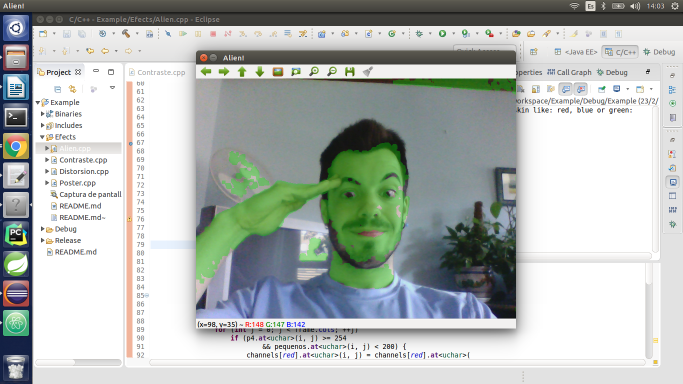
//> input picture Alien.png, 1366 x 768 px, given in place of the camera (shown at 1/2 size)
$ ./Contraste   (built with g++ and OpenCV 4)
//> lines starting //> are read from the running program, lines starting //| are printed output that depends on the picture
#include <cv.h>
#include <highgui.h>

using namespace cv;

/**
 *  \brief Automatic brightness and contrast optimization with optional histogram clipping
 *  \param [in]src Input image GRAY or BGR or BGRA
 *  \param [out]dst Destination image
 *  \param clipHistPercent cut wings of histogram at given percent tipical=>1, 0=>Disabled
 *  \note In case of BGRA image, we won't touch the transparency
 */
void BrightnessAndContrastAuto(const cv::Mat &src, cv::Mat &dst,
		float clipHistPercent = 0) {

	CV_Assert(clipHistPercent >= 0);
	CV_Assert(
			(src.type() == CV_8UC1) || (src.type() == CV_8UC3) || (src.type() == CV_8UC4));

	int histSize = 256;
	float alpha, beta;
	double minGray = 0, maxGray = 0;

	//to calculate grayscale histogram
	cv::Mat gray;
	if (src.type() == CV_8UC1)
		gray = src;
	else if (src.type() == CV_8UC3)
		cvtColor(src, gray, CV_BGR2GRAY);
	else if (src.type() == CV_8UC4)
		cvtColor(src, gray, CV_BGRA2GRAY);
	if (clipHistPercent == 0) {
		// keep full available range
		cv::minMaxLoc(gray, &minGray, &maxGray);
	} else {
		cv::Mat hist; //the grayscale histogram

		float range[] = { 0, 256 };
		const float* histRange = { range };
		bool uniform = true;
		bool accumulate = false;
		calcHist(&gray, 1, 0, cv::Mat(), hist, 1, &histSize, &histRange,
				uniform, accumulate);

		// calculate cumulative distribution from the histogram
		std::vector<float> accumulator(histSize);
		accumulator[0] = hist.at<float>(0);
		for (int i = 1; i < histSize; i++) {
			accumulator[i] = accumulator[i - 1] + hist.at<float>(i);
		}

		// locate points that cuts at required value
		float max = accumulator.back();
		clipHistPercent *= (max / 100.0); //make percent as absolute
		clipHistPercent /= 2.0; // left and right wings
		// locate left cut
		minGray = 0;
		while (accumulator[minGray] < clipHistPercent)
			minGray++;

		// locate right cut
		maxGray = histSize - 1;
		while (accumulator[maxGray] >= (max - clipHistPercent))
			maxGray--;
	}
	// current range
	float inputRange = maxGray - minGray;

	alpha = (histSize - 1) / inputRange; // alpha expands current range to histsize range
	beta = -minGray * alpha; // beta shifts current range so that minGray will go to 0

	// Apply brightness and contrast normalization
	// convertTo operates with saurate_cast
	src.convertTo(dst, -1, alpha, beta);

	// restore alpha channel from source
	if (dst.type() == CV_8UC4) {
		int from_to[] = { 3, 3 };
		cv::mixChannels(&src, 4, &dst, 1, from_to, 1);
	}
	return;

}

int main(int argc, char** argv) {
	enum Space {
		Ycrcb, Lab, HSV, RGB
	};
	VideoCapture cap(0); // open the default camera
	if (cap.isOpened()) {
		// check if we succeeded
		Mat hist1, hist2;
		int histSize = 256;
		int hist_w = 512;
		int hist_h = 400;
		int bin_w = cvRound((double) hist_w / histSize);
		/// Set the ranges ( for B,G,R) )
		float range[] = { 0, 256 };
		const float* histRange = { range };

		bool uniform = true;
		bool accumulate = false;
		String colorSpace = "Ycrcb";
		/// Initialize values
		std::cout << "Contrast enhancement and histogram equalization "
				<< std::endl;

		Space space = Ycrcb;
		for (unsigned int i = 0; i < colorSpace.length(); ++i) {
			colorSpace[i] = tolower(colorSpace[i]);
		}
		if (colorSpace.find("lab") != std::string::npos)
			space = Lab;

		if (colorSpace.find("hsv") != std::string::npos)
			space = HSV;

		if (colorSpace.find("rgb") != std::string::npos)
			space = RGB;

		while (1) {
			Mat frame;
			cap >> frame;
//> frame is the input picture: 768 rows x 1366 cols, CV_8UC3; mean B, G, R 181.3, 184.8, 178.7
			Mat new_image = Mat::zeros(frame.size(), frame.type());
			if (frame.empty())
				break; // end of video stream

			/* Gives the new value to the new image (every pixel, every channel)
			 * It does the operation new_image(i,j) = alpha*image(i,j) + beta */
			//frame.convertTo(new_image, -1, alpha, beta);
			/* Histogram equalization */

			vector<Mat> channels, channels2;
			Mat img_hist_equalized, img_hist_contrast;

			/* Changes the color image from BGR to other format */
			switch (space) {
			case Ycrcb:
				cvtColor(frame, img_hist_equalized, CV_BGR2YCrCb);
//> img_hist_equalized: 768 rows x 1366 cols, CV_8UC3; mean of channels 0, 1, 2 182.5, 125.3, 127.3
				break;
			case HSV:
				cvtColor(frame, img_hist_equalized, CV_BGR2HSV);
				break;
			case Lab:
				cvtColor(frame, img_hist_equalized, CV_BGR2Lab);
				break;
			default:
				img_hist_equalized = new_image;
			}

			split(img_hist_equalized, channels);
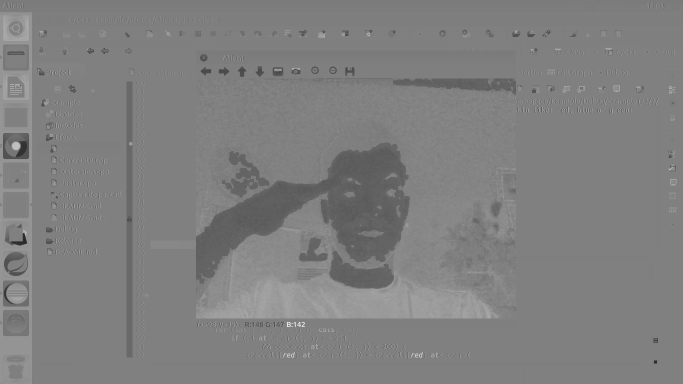
//> channels[2]: 768 rows x 1366 cols, CV_8UC1 (shown at 1/2 size); min 41, max 255, mean 127.3

			calcHist(&channels[0], 1, 0, Mat(), hist1, 1, &histSize, &histRange,
					uniform, accumulate);
//> hist1 = 256 values, max 244273 at index 255, min 18 at index 6, mean 4098
			/* Equalize histogram of the Light channel */
			switch (space) {
			case Ycrcb:
				//channels[0].convertTo(channels[0], -1, alpha, beta);
				equalizeHist(channels[0], channels[0]);
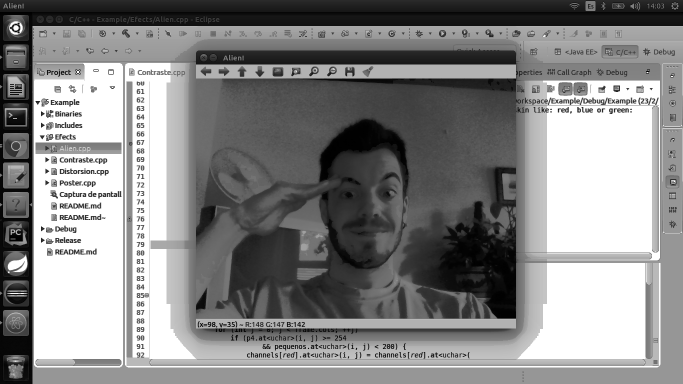
//> channels[0]: 768 rows x 1366 cols, CV_8UC1 (shown at 1/2 size); min 0, max 255, mean 135.6
				break;
			case HSV:
				equalizeHist(channels[2], channels[2]);
				break;
			case Lab:
				equalizeHist(channels[0], channels[0]);
				break;
			default:
				;
			}

			/// Compute the histograms:

			calcHist(&channels[0], 1, 0, Mat(), hist2, 1, &histSize, &histRange,
					uniform, accumulate);
//> hist2 = 256 values, max 244273 at index 255, min 0 at index 15, mean 4098

			merge(channels, img_hist_equalized); //merge 3 channels including the modified 1st channel into one image
//> img_hist_equalized: 768 rows x 1366 cols, CV_8UC3; mean of channels 0, 1, 2 135.6, 125.3, 127.3

			switch (space) {
			//change the color image from YCrCb to BGR format (to display image properly)
			case Ycrcb:
				cvtColor(img_hist_equalized, img_hist_equalized, CV_YCrCb2BGR);
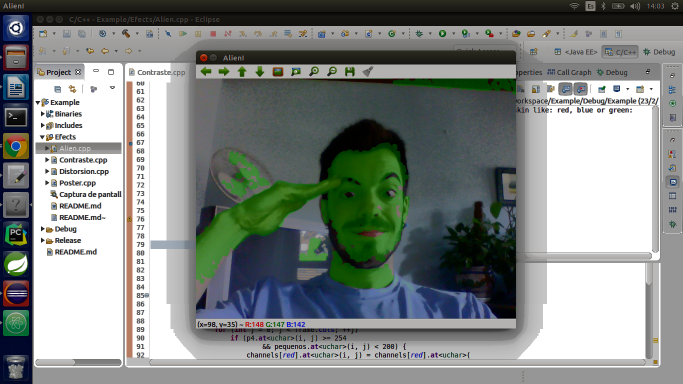
//> img_hist_equalized: 768 rows x 1366 cols, CV_8UC3 (shown at 1/2 size); mean B, G, R 134.7, 137.8, 132
				break;
			case HSV:
				cvtColor(img_hist_equalized, img_hist_equalized, CV_HSV2BGR);
				break;
			case Lab:
				cvtColor(img_hist_equalized, img_hist_equalized, CV_Lab2BGR);
				break;
			default:
				;
			}

			// Show images
			imshow("Original", frame);


			/* Alpha beta image in Ycrcb space color*/
			cvtColor(frame, img_hist_contrast, CV_BGR2YCrCb);

			split(img_hist_contrast, channels2);
			Mat channelAB;
			channels2[0].copyTo(channelAB);
			BrightnessAndContrastAuto(channels2[0], channelAB, 5);
//> in BrightnessAndContrastAuto, `calcHist(&gray, 1, 0, cv::Mat(), hist, 1, &histSize, &histRange, unifo..`: hist has the same summary as hist1 outside BrightnessAndContrastAuto
//> in BrightnessAndContrastAuto, `accumulator[0] = hist.at<float>(0);`: accumulator = 256 values, max 375 at index 0, min 0 at index 1, mean 1.46
//> after the loop in BrightnessAndContrastAuto, `for (int i = 1; i < histSize; i++)`: accumulator = 256 values from 375 to 1049088
//> in BrightnessAndContrastAuto, `float max = accumulator.back();`: max = 1049088
//> in BrightnessAndContrastAuto, `clipHistPercent *= (max / 100.0);`: clipHistPercent = 52454.4
//> in BrightnessAndContrastAuto, `clipHistPercent /= 2.0;`: clipHistPercent = 26227.2
//> the loop in BrightnessAndContrastAuto, `while (accumulator[minGray] < clipHistPercent)` made 33 passes
//> after the loop in BrightnessAndContrastAuto, `while (accumulator[minGray] < clipHistPercent)`: minGray = 33
//> the loop in BrightnessAndContrastAuto, `while (accumulator[maxGray] >= (max - clipHistPercent))` made 1 pass
//> after the loop in BrightnessAndContrastAuto, `while (accumulator[maxGray] >= (max - clipHistPercent))`: maxGray = 254
//> in BrightnessAndContrastAuto, `float inputRange = maxGray - minGray;`: inputRange = 221
//> in BrightnessAndContrastAuto, `alpha = (histSize - 1) / inputRange;`: alpha = 1.15
//> in BrightnessAndContrastAuto, `beta = -minGray * alpha;`: beta = -38.08

			channelAB.copyTo(channels2[0]);

			merge(channels2, img_hist_contrast); //merge 3 channels including the modified 1st channel into one image
//> img_hist_contrast: 768 rows x 1366 cols, CV_8UC3; mean of channels 0, 1, 2 172.5, 125.3, 127.3
			cvtColor(img_hist_contrast, img_hist_contrast, CV_YCrCb2BGR);

			imshow("Alpha beta", img_hist_contrast);

			/* Clahe image and its histogram*/
			cv::Mat lab;
			cv::cvtColor(frame, lab, CV_BGR2Lab);
//> lab: 768 rows x 1366 cols, CV_8UC3; mean of channels 0, 1, 2 187.7, 125.7, 129.2

			// Extract the L channel
			std::vector<cv::Mat> lab_planes(3);
			cv::split(lab, lab_planes); // now we have the L image in lab_planes[0]
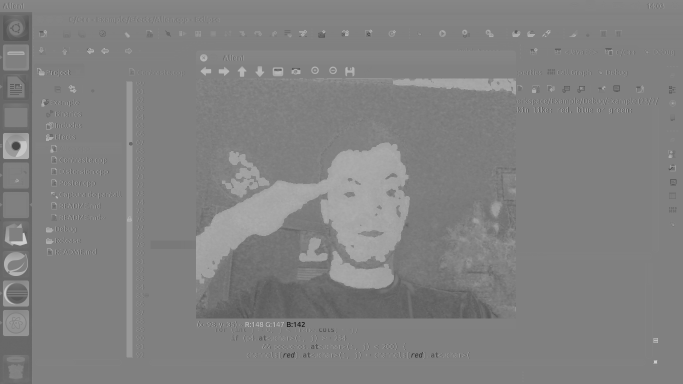
//> lab_planes[2]: 768 rows x 1366 cols, CV_8UC1 (shown at 1/2 size); min 20, max 207, mean 129.2

			Mat histImage(hist_h, hist_w, CV_8UC3, Scalar(0, 0, 0));

			/// Normalize the result to [ 0, histImage.rows ]
			normalize(hist1, hist1, 0, histImage.rows, NORM_MINMAX, -1, Mat());
//> hist1 = 256 values, max 400 at index 255, min 0 at index 6, mean 6.68
			normalize(hist2, hist2, 0, histImage.rows, NORM_MINMAX, -1, Mat());
//> hist2 = 256 values, max 400 at index 255, min 0 at index 15, mean 6.71
			/// Draw for each channel
			for (int i = 1; i < histSize; i++) {
				line(histImage,
						Point(bin_w * (i - 1),
								hist_h - cvRound(hist2.at<float>(i - 1))),
						Point(bin_w * (i),
								hist_h - cvRound(hist2.at<float>(i))),
						Scalar(0, 255, 0), 2, 8, 0);
				line(histImage,
						Point(bin_w * (i - 1),
								hist_h - cvRound(hist1.at<float>(i - 1))),
						Point(bin_w * (i),
								hist_h - cvRound(hist1.at<float>(i))),
						Scalar(0, 0, 255), 2, 8, 0);
			}
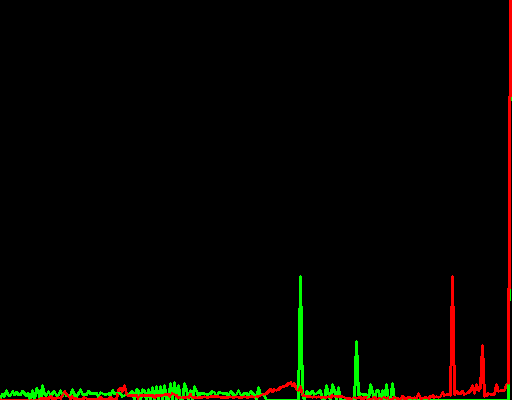
//> histImage: 400 rows x 512 cols, CV_8UC3; mean B, G, R 0, 3.7, 4.5

			/// Display
			imshow("Histograma Contraste (Verde ecualizado)", histImage);
			// apply the CLAHE algorithm to the L channel

			calcHist(&lab_planes[0], 1, 0, Mat(), hist1, 1, &histSize,
					&histRange, uniform, accumulate);
//> hist1 = 256 values, max 244677 at index 255, min 0 at index 4, mean 4098

			cv::Ptr<cv::CLAHE> clahe = cv::createCLAHE();
			clahe->setClipLimit(1.7);
			cv::Mat dst;
			clahe->apply(lab_planes[0], dst);
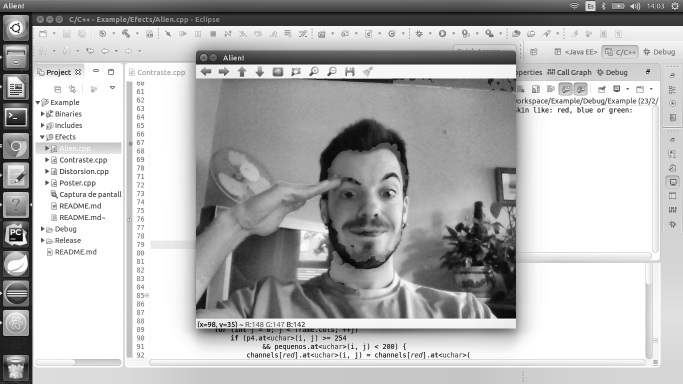
//> dst: 768 rows x 1366 cols, CV_8UC1 (shown at 1/2 size); min 1, max 255, mean 181.9

			// Merge the the color planes back into an Lab image
			dst.copyTo(lab_planes[0]);
			calcHist(&lab_planes[0], 1, 0, Mat(), hist2, 1, &histSize,
					&histRange, uniform, accumulate);
//> hist2 = 256 values, max 244677 at index 255, min 0 at index 0, mean 4098
			cv::merge(lab_planes, lab);
//> lab: 768 rows x 1366 cols, CV_8UC3; mean of channels 0, 1, 2 181.9, 125.7, 129.2
			Mat histImage2(hist_h, hist_w, CV_8UC3, Scalar(0, 0, 0));

			normalize(hist1, hist1, 0, histImage2.rows, NORM_MINMAX, -1, Mat());
//> hist1 = 256 values, max 400 at index 255, min 0 at index 4, mean 6.7
			normalize(hist2, hist2, 0, histImage2.rows, NORM_MINMAX, -1, Mat());
//> hist2 = 256 values, max 400 at index 255, min 0 at index 0, mean 6.7
			/// Draw for each channel
			for (int i = 1; i < histSize; i++) {
				line(histImage2,
						Point(bin_w * (i - 1),
								hist_h - cvRound(hist2.at<float>(i - 1))),
						Point(bin_w * (i),
								hist_h - cvRound(hist2.at<float>(i))),
						Scalar(0, 255, 0), 2, 8, 0);
				line(histImage2,
						Point(bin_w * (i - 1),
								hist_h - cvRound(hist1.at<float>(i - 1))),
						Point(bin_w * (i),
								hist_h - cvRound(hist1.at<float>(i))),
						Scalar(0, 0, 255), 2, 8, 0);
			}

			/// Display
			imshow("Histograma Clahe (Verde ecualizado)", histImage2);
			// convert back to RGB
			cv::Mat image_clahe;
			cv::cvtColor(lab, image_clahe, CV_Lab2BGR);
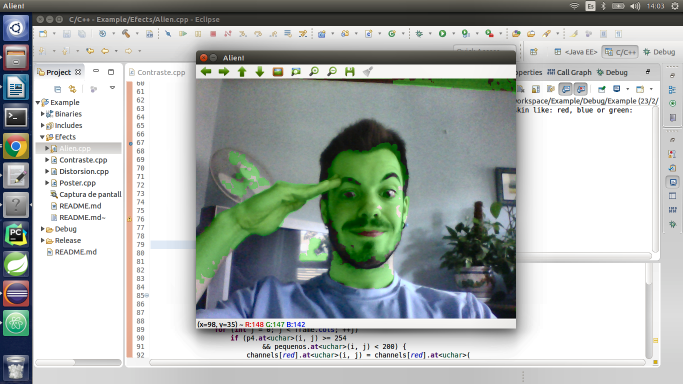
//> image_clahe: 768 rows x 1366 cols, CV_8UC3 (shown at 1/2 size); mean B, G, R 175.4, 179, 172.7
			imshow("Clahe", image_clahe);

			imshow("Contrast enhanced", img_hist_equalized);

			if (waitKey(1) == 27)
//> the Esc key is pressed
				break; // stop capturing by pressing ESC
		}

	}

	return 0;
}

$ run again, on Captura de pantalla de 2016-02-22 18:07:55.png
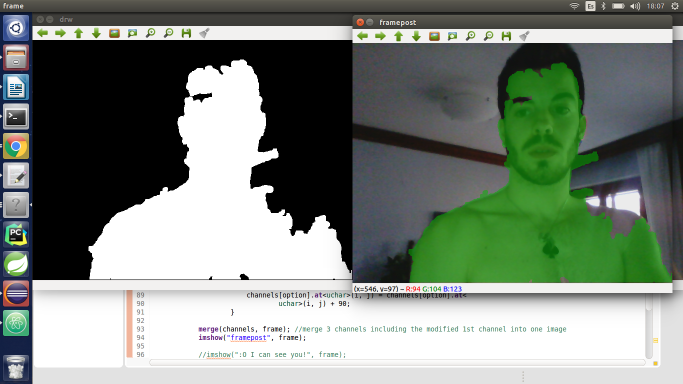
//> input picture Captura de pantalla de 2016-02-22 18:07:55.png, 1366 x 768 px, given in place of the camera (shown at 1/2 size)
//> frame is the input picture: 768 rows x 1366 cols, CV_8UC3; mean B, G, R 124.1, 133.9, 124.3
//> `calcHist(&channels[0], 1, 0, Mat(), hist1, 1, &histSize, &histRange, u..`: hist1 = 256 values, max 198812 at index 255, min 17 at index 4, mean 4098
//> `calcHist(&channels[0], 1, 0, Mat(), hist2, 1, &histSize, &histRange, u..`: hist2 = 256 values, max 198812 at index 255, min 0 at index 11, mean 4098
//> hist has the same summary as hist1 outside BrightnessAndContrastAuto
//> in BrightnessAndContrastAuto, `accumulator[0] = hist.at<float>(0);`: accumulator = 256 values, max 196403 at index 0, min 0 at index 1, mean 767.2
//> after the loop in BrightnessAndContrastAuto, `for (int i = 1; i < histSize; i++)`: accumulator = 256 values from 196403 to 1049088
//> max = 1049088
//> in BrightnessAndContrastAuto, `clipHistPercent *= (max / 100.0);`: clipHistPercent = 52454.4
//> in BrightnessAndContrastAuto, `clipHistPercent /= 2.0;`: clipHistPercent = 26227.2
//> after the loop in BrightnessAndContrastAuto, `while (accumulator[minGray] < clipHistPercent)`: minGray = 0
//> the loop in BrightnessAndContrastAuto, `while (accumulator[maxGray] >= (max - clipHistPercent))` made 1 pass
//> after the loop in BrightnessAndContrastAuto, `while (accumulator[maxGray] >= (max - clipHistPercent))`: maxGray = 254
//> alpha = 1
//> beta = 0
//> `normalize(hist1, hist1, 0, histImage.rows, NORM_MINMAX, -1, Mat());`: hist1 = 256 values, max 400 at index 255, min 0 at index 4, mean 8.21
//> `normalize(hist2, hist2, 0, histImage.rows, NORM_MINMAX, -1, Mat());`: hist2 = 256 values, max 400 at index 255, min 0 at index 11, mean 8.24
//> after the loop `for (int i = 1; i < histSize; i++)`:
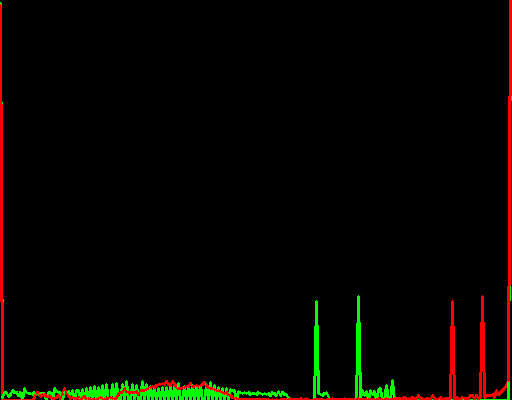
//> histImage: 400 rows x 512 cols, CV_8UC3; mean B, G, R 0, 4.4, 5.7
//> `calcHist(&lab_planes[0], 1, 0, Mat(), hist1, 1, &histSize, &histRange,..`: hist1 = 256 values, max 199105 at index 255, min 0 at index 4, mean 4098
//> `calcHist(&lab_planes[0], 1, 0, Mat(), hist2, 1, &histSize, &histRange,..`: hist2 = 256 values, max 199105 at index 255, min 0 at index 0, mean 4098
//> `normalize(hist1, hist1, 0, histImage2.rows, NORM_MINMAX, -1, Mat());`: hist1 = 256 values, max 400 at index 255, min 0 at index 4, mean 8.23
//> `normalize(hist2, hist2, 0, histImage2.rows, NORM_MINMAX, -1, Mat());`: hist2 = 256 values, max 400 at index 255, min 0 at index 0, mean 8.23
//> `cv::cvtColor(lab, image_clahe, CV_Lab2BGR);`:
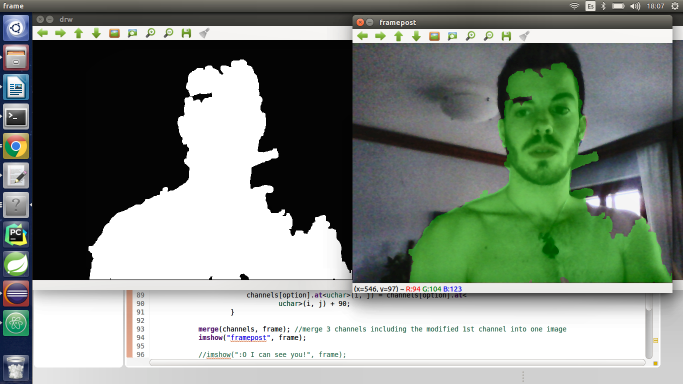
//> image_clahe: 768 rows x 1366 cols, CV_8UC3 (shown at 1/2 size); mean B, G, R 128, 137.9, 128.4
